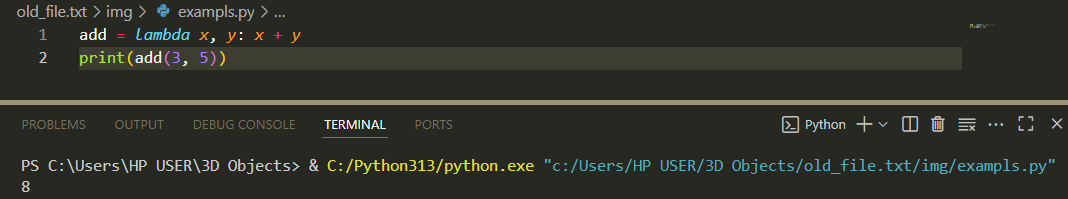
#> input picture python website/imgs/a.png, 1068 x 199 px, found by its file name; its folder holds only this picture in this run
$ python 'from PIL import image,imageEnhance, imag.py'
#> lines starting #> are read from the running program, lines starting #| are printed output that depends on the picture
from PIL import Image, ImageEnhance, ImageFilter
import os

path = './imgs'
pathOut = '/editedImgs'

for filename in os.listdir(path):
    img = Image.open(f"{path}/{filename}")
#> img is the input picture: PIL image 1068x199 RGBA; mean R, G, B, A 47.9, 49.2, 41.8, 255

    edit = img.filter(ImageFilter.SHARPEN).rotate(90)
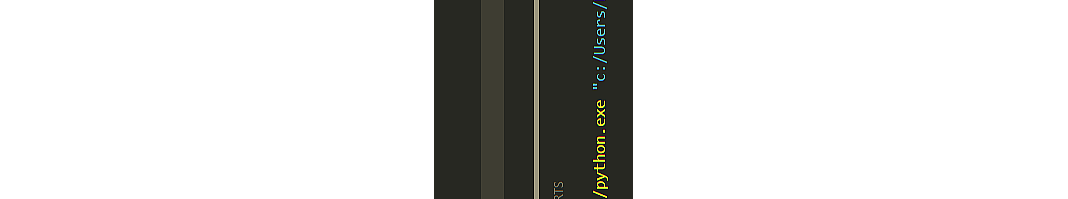
#> edit: PIL image 1068x199 RGBA; mean R, G, B, A 8.6, 8.8, 7.3, 47.5; transparent parts drawn white
#> (the run stopped early here; a loop or call above may not have finished)

$ run again, on python website/imgs/e.png
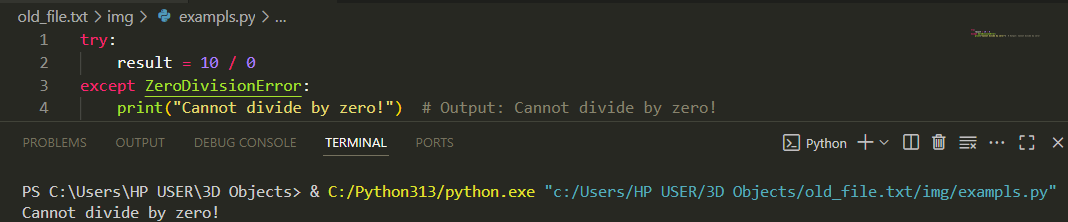
#> input picture python website/imgs/e.png, 1068 x 222 px, found by its file name
#> img is the input picture: PIL image 1068x222 RGBA; mean R, G, B, A 44.1, 45.6, 38.4, 255
#> `edit = img.filter(ImageFilter.SHARPEN).rotate(90)`:
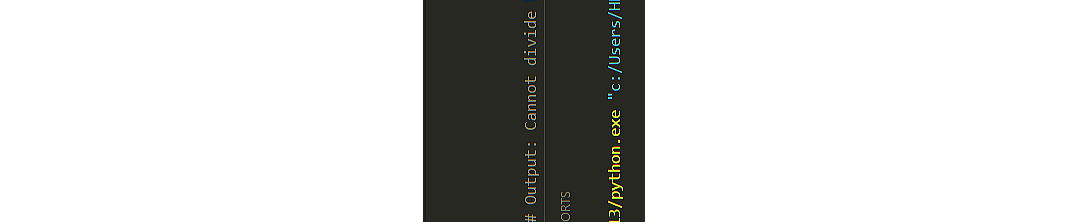
#> edit: PIL image 1068x222 RGBA; mean R, G, B, A 8.7, 9, 7.5, 53; transparent parts drawn white

$ run again, on python website/imgs/f.png
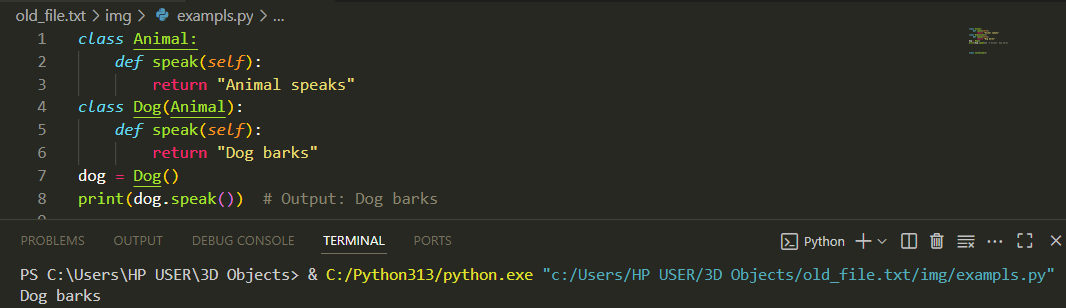
#> input picture python website/imgs/f.png, 1066 x 308 px, found by its file name
#> img is the input picture: PIL image 1066x308 RGBA; mean R, G, B, A 43.4, 44.8, 37.4, 255
#> `edit = img.filter(ImageFilter.SHARPEN).rotate(90)`:
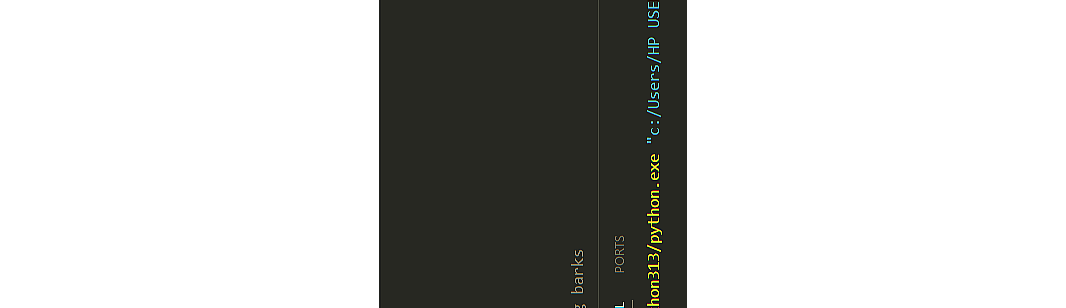
#> edit: PIL image 1066x308 RGBA; mean R, G, B, A 11.7, 12.1, 10.1, 73.7; transparent parts drawn white

$ run again, on python website/imgs/g.png
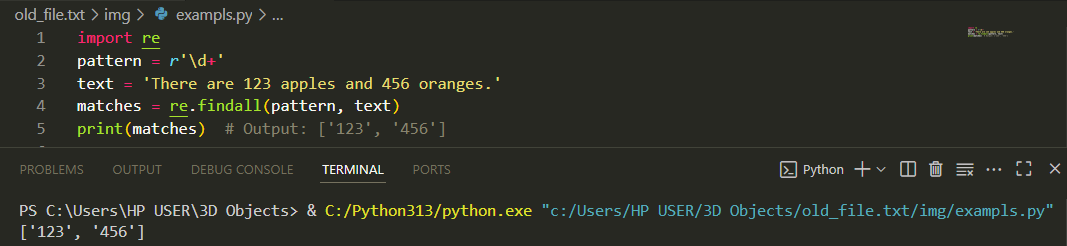
#> input picture python website/imgs/g.png, 1067 x 246 px, found by its file name
#> img is the input picture: PIL image 1067x246 RGBA; mean R, G, B, A 44.3, 45.7, 38.6, 255
#> `edit = img.filter(ImageFilter.SHARPEN).rotate(90)`:
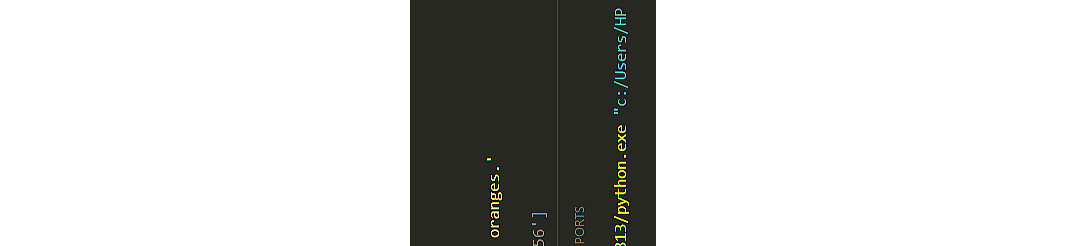
#> edit: PIL image 1067x246 RGBA; mean R, G, B, A 9.6, 9.9, 8.2, 58.8; transparent parts drawn white

$ run again, on python website/imgs/b.png
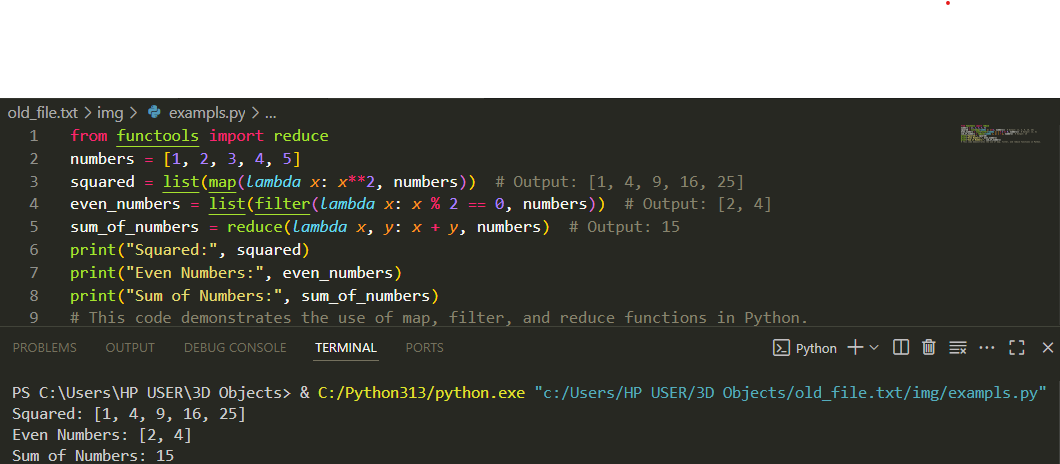
#> input picture python website/imgs/b.png, 1060 x 464 px, found by its file name
#> img is the input picture: PIL image 1060x464 RGBA; mean R, G, B, A 36.4, 37.4, 31.5, 201.1
#> `edit = img.filter(ImageFilter.SHARPEN).rotate(90)`:
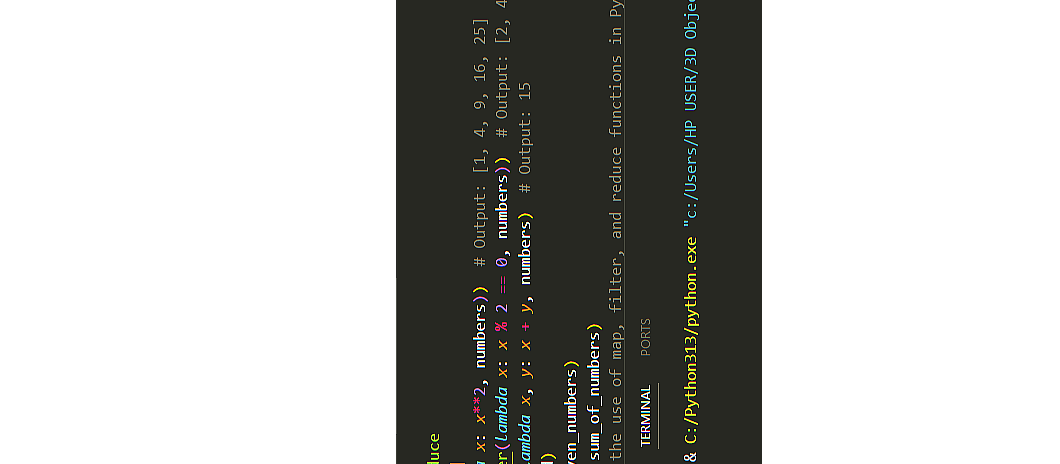
#> edit: PIL image 1060x464 RGBA; mean R, G, B, A 15.3, 15.7, 13.3, 88; transparent parts drawn white
